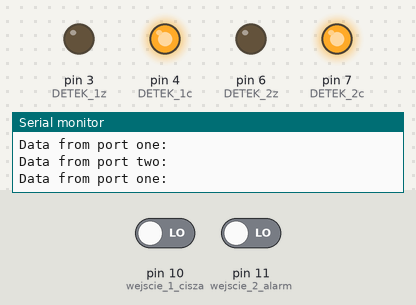
The sketch below on a simulated Arduino Uno, built with avr-gcc and run on an emulated ATmega328P. On the bench: output pins drawn as LEDs (lit = HIGH), the last lines printed to the serial monitor. The inputs (shaded band) are chosen by the test bench; at power-on: pin 10 (wejscie_1_cisza) LOW, pin 11 (wejscie_2_alarm) LOW. Pins used as bus, display or sensor lines are not drawn.

Above: at 1.2 s.
1.3 s: pin 10 (wejscie_1_cisza) driven HIGH
At 2.0 s:
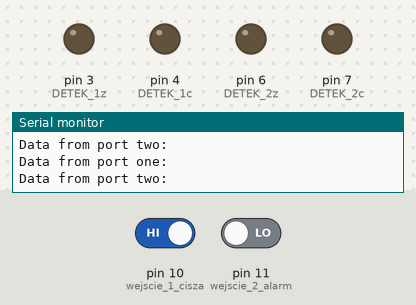
2.8 s: pin 10 (wejscie_1_cisza) driven LOW
At 3.3 s:
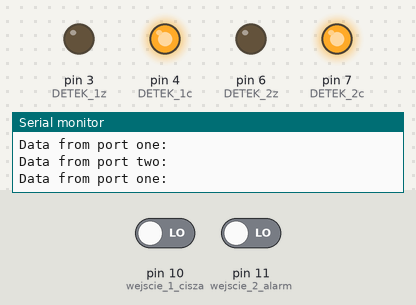
Timing chart, 0 to 5.8 s (numbered marks = the images above; inputs shaded):
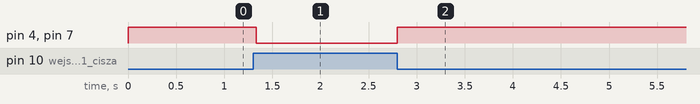

The sketch:

RFID_lasery.ino
```cpp
#include <SoftwareSerial.h>

SoftwareSerial portOne(12, 13);
SoftwareSerial portTwo(8, 9);
#define POWER_1 2
#define POWER_2 5
#define DETEK_1c 4
#define DETEK_1z 3
#define DETEK_2c 7
#define DETEK_2z 6

#define wyjscie_1 0
#define wyjscie_2 1

#define wejscie_1_cisza 10
#define wejscie_2_alarm 11
boolean rfid1=false;
boolean rfid2=false;
boolean alarm=true;
void setup() {

  Serial.begin(9600);
  while (!Serial) {
    ;
  }

  portOne.begin(9600);
  portTwo.begin(9600);
  pinMode(DETEK_2c,OUTPUT);
    pinMode(DETEK_2z,OUTPUT);
  pinMode(DETEK_1c,OUTPUT);
    pinMode(DETEK_1z,OUTPUT);

    pinMode(wejscie_1_cisza,INPUT);
        pinMode(wejscie_2_alarm,INPUT);
     pinMode(wyjscie_1,OUTPUT);
        pinMode(wyjscie_2,OUTPUT);

pinMode(POWER_2,OUTPUT);
pinMode(POWER_1,OUTPUT);
   digitalWrite(POWER_1,LOW);
digitalWrite(POWER_2,LOW);
digitalWrite(DETEK_1z,LOW);
digitalWrite(DETEK_2z,LOW);
digitalWrite(DETEK_1c,LOW);
digitalWrite(DETEK_2c,LOW);
digitalWrite(wyjscie_1,LOW);
digitalWrite(wyjscie_2,LOW);
}
char c;
String msg;
char c2;
String msg2;
//char c3;
//String msg3;
void loop() {


  if (digitalRead(wejscie_1_cisza)==HIGH){
    digitalWrite(POWER_1,LOW);
digitalWrite(POWER_2,LOW);
  digitalWrite(DETEK_1z,LOW);
digitalWrite(DETEK_2z,LOW);
digitalWrite(DETEK_1c,LOW);
digitalWrite(DETEK_2c,LOW);
      rfid1=false;
  rfid2=false;
  alarm=true;
  }
 else
 {
   if (alarm==true){
   digitalWrite(POWER_1,HIGH);
digitalWrite(POWER_2,HIGH);
digitalWrite(DETEK_1z,LOW);
digitalWrite(DETEK_2z,LOW);
digitalWrite(DETEK_1c,HIGH);
digitalWrite(DETEK_2c,HIGH);
digitalWrite(wyjscie_1,LOW);
digitalWrite(wyjscie_2,LOW);
   alarm=false;
   }


if ( (digitalRead(wejscie_2_alarm)==HIGH)){
  rfid1=false;
  rfid2=false;
  alarm=true;
digitalWrite(wyjscie_1,LOW);
digitalWrite(wyjscie_2,LOW);
digitalWrite(DETEK_1z,LOW);
digitalWrite(DETEK_2z,LOW);
digitalWrite(POWER_1,LOW);
digitalWrite(POWER_2,LOW);
digitalWrite(DETEK_1c,HIGH);
digitalWrite(DETEK_2c,HIGH);
delay(7100);
digitalWrite(POWER_1,HIGH);
digitalWrite(POWER_2,HIGH);
}


  portOne.listen();
  Serial.println("Data from port one:");

  while (portOne.available() > 0) {
        c=portOne.read();
    msg += c;
  }
    if (msg.length() > 10) {
    msg = msg.substring(1,13);
    Serial.println(msg);
   if ((msg=="020030BF931E")||(msg=="400042FFDD20")||(msg=="400042D8F12B")||(msg=="400042D1C714"))
 {
digitalWrite(DETEK_1c,LOW);
digitalWrite(DETEK_1z,HIGH);
rfid1=true;

 }
    msg = "";
  }


  portTwo.listen();
  Serial.println("Data from port two:");
  while (portTwo.available() > 0) {
        c2=portTwo.read();
    msg2 += c2;
  }
    if (msg2.length() > 10) {
    msg2 = msg2.substring(1,13);
    Serial.println(msg2);
 if ((msg2=="020030BF931E")||(msg2=="400042FFDD20")||(msg2=="400042D8F12B")||(msg2=="400042D1C714"))
 {
digitalWrite(DETEK_2c,LOW);
digitalWrite(DETEK_2z,HIGH);
rfid2=true;

 }
    msg2 = "";
  }
if ((rfid1==true)&&(rfid2==true)){
  digitalWrite(wyjscie_1,HIGH);
digitalWrite(wyjscie_2,HIGH);
}
}

}
```

Measured:
- after the input at 1.3 s, pin 4 (DETEK_1c), pin 7 (DETEK_2c): HIGH → LOW at once
- after the input at 2.8 s, pin 4 (DETEK_1c), pin 7 (DETEK_2c): LOW → HIGH at once
